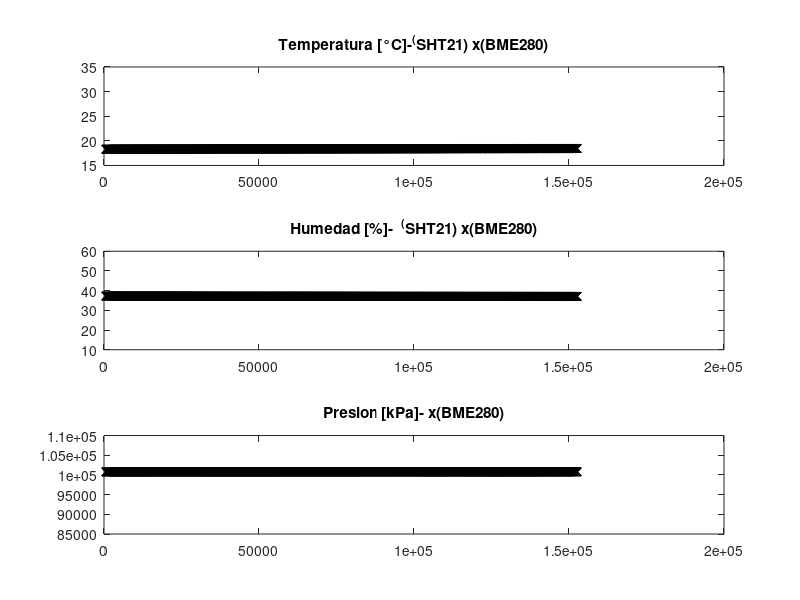
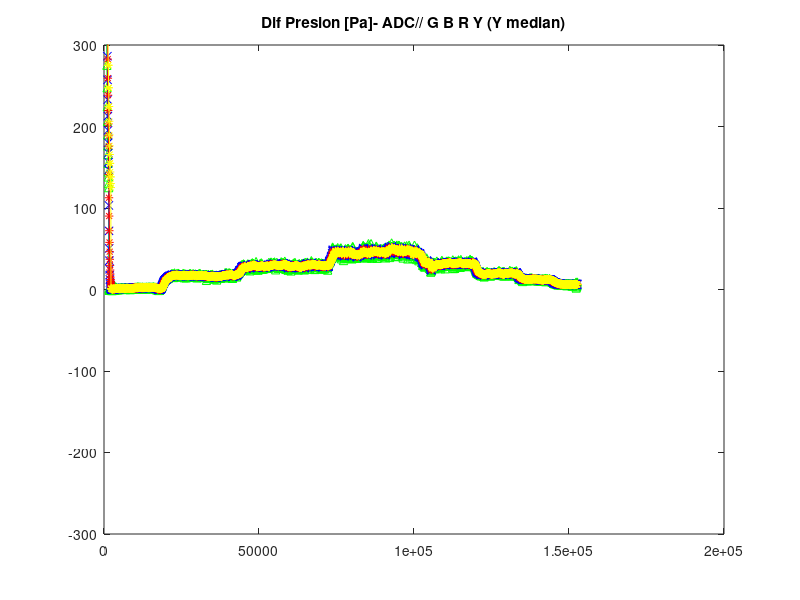
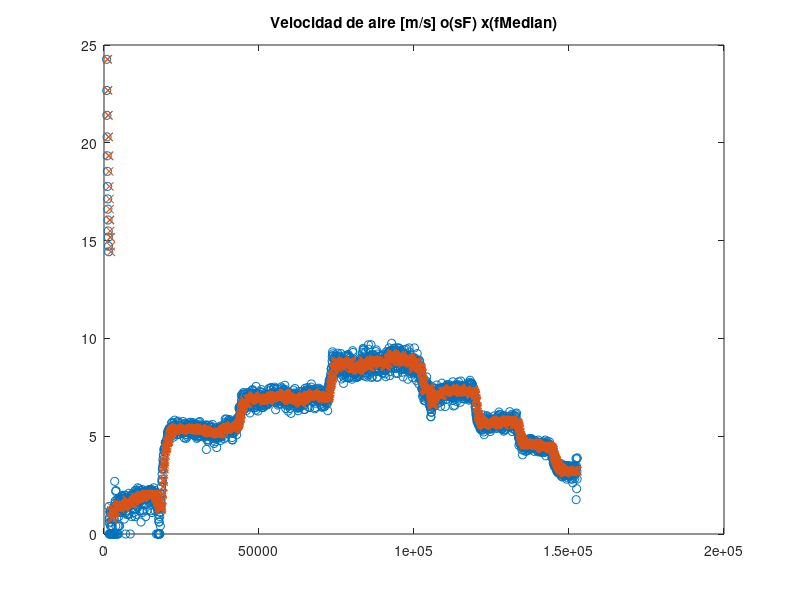
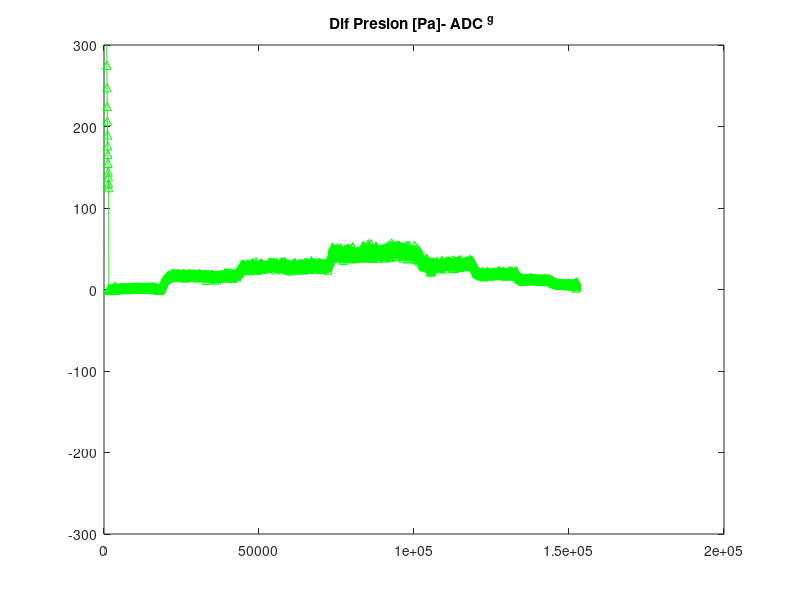

These figures' MATLAB source, in order:
%[ALL]=[C,D,E,F,G,H1,I1,IIa1ADC,IIIb1ADC,IIIIb1ADC,JJJADC,JJJADCb2,T,PWM,Den,M];

[ALL]=importdata('Prueba_6.csv'); %%valor de muestras

[C]=ALL(:,1)
[D]=ALL(:,2)

%[E]=ALL(:,3)
%[F]=ALL(:,4)
[G]=ALL(:,3)

%%%%%%% Presion diferencial %%%%%%

[H1]=ALL(:,4)
[I1]=ALL(:,5)

[IIa1ADC]=ALL(:,6)
[IIIb1ADC]=ALL(:,7)
[IIIIb1ADC]=ALL(:,8)


%%Velocidad
[JJJADC]=ALL(:,9)
[JJJADCb2]=ALL(:,10)

[T]=ALL(:,11)
[PWM]=ALL(:,12)
[Den]=ALL(:,13)
[M]=ALL(:,14)

figure(1)
    subplot(311)
    %%plot(T,A,'b-o',T,C,'r-^',T,E,'k-x');
    plot(T,C,'k-x');
    ylim([15 35]);
    title('Temperatura [°C]-^(SHT21) x(BME280)');
    
    subplot(312)
    %%plot(T,B,'b-o',T,D,'r-^',T,F,'k-x');
    plot(T,D,'k-x');
    ylim([10 60]);
    title('Humedad [%]-  ^(SHT21) x(BME280)');

    subplot(313)
    plot(T,G,'k-x');
    ylim([85000 110000]);
    title('Presion [kPa]- x(BME280)');


    figure (3)
    
    plot(T,I1,'^-g',T,IIa1ADC,'b-x',T,IIIb1ADC,'r-*',T,IIIIb1ADC,'y-*');%,T,IIa2ADC,'k-x');%,T,IIa3ADC,'r-x'); 
    ylim([-300 300]);
    title('Dif Presion [Pa]- ADC// G B R Y (Y median)');

    

    figure(4)
    plot(T,JJJADC,'o',T,JJJADCb2,'x');
    ylim([0 25]);
    title('Velocidad de aire [m/s] o(sF) x(fMedian)');

    figure(5)
    plot(T,I1,'^-g');
     ylim([-300 300]);
    title('Dif Presion [Pa]- ADC ^g ');
    
    figure(6)
    plot(T,PWM,'^-k');
     ylim([0 1025]);
    title('PWM - T*');
    
    figure(7)
    plot(T,Den,'^-b');
     ylim([0 2]);
    title('Densidad del Aire - T (ms)*');

    figure(8)
    plot(T,JJJADC,'o',T,JJJADCb2,'x',T,PWM/10,'c',T,I1/3,'b');
    ylim([0 25]);
    title('Velocidad de aire [m/s] o(sF) x(fMedian)');